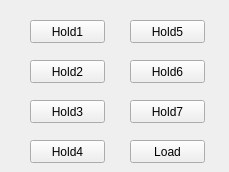
<?xml version="1.0" encoding="UTF-8"?>
<ui version="4.0">
 <class>Form</class>
 <widget class="QWidget" name="Form">
  <property name="geometry">
   <rect>
    <x>0</x>
    <y>0</y>
    <width>229</width>
    <height>172</height>
   </rect>
  </property>
  <property name="windowTitle">
   <string>Form</string>
  </property>
  <widget class="QPushButton" name="pushButton">
   <property name="geometry">
    <rect>
     <x>30</x>
     <y>20</y>
     <width>75</width>
     <height>23</height>
    </rect>
   </property>
   <property name="text">
    <string>Hold1</string>
   </property>
  </widget>
  <widget class="QPushButton" name="pushButton_2">
   <property name="geometry">
    <rect>
     <x>30</x>
     <y>60</y>
     <width>75</width>
     <height>23</height>
    </rect>
   </property>
   <property name="text">
    <string>Hold2</string>
   </property>
  </widget>
  <widget class="QPushButton" name="pushButton_3">
   <property name="geometry">
    <rect>
     <x>30</x>
     <y>100</y>
     <width>75</width>
     <height>23</height>
    </rect>
   </property>
   <property name="text">
    <string>Hold3</string>
   </property>
  </widget>
  <widget class="QPushButton" name="pushButton_4">
   <property name="geometry">
    <rect>
     <x>30</x>
     <y>140</y>
     <width>75</width>
     <height>23</height>
    </rect>
   </property>
   <property name="text">
    <string>Hold4</string>
   </property>
  </widget>
  <widget class="QPushButton" name="pushButton_5">
   <property name="geometry">
    <rect>
     <x>130</x>
     <y>20</y>
     <width>75</width>
     <height>23</height>
    </rect>
   </property>
   <property name="text">
    <string>Hold5</string>
   </property>
  </widget>
  <widget class="QPushButton" name="pushButton_6">
   <property name="geometry">
    <rect>
     <x>130</x>
     <y>60</y>
     <width>75</width>
     <height>23</height>
    </rect>
   </property>
   <property name="text">
    <string>Hold6</string>
   </property>
  </widget>
  <widget class="QPushButton" name="pushButton_7">
   <property name="geometry">
    <rect>
     <x>130</x>
     <y>100</y>
     <width>75</width>
     <height>23</height>
    </rect>
   </property>
   <property name="text">
    <string>Hold7</string>
   </property>
  </widget>
  <widget class="QPushButton" name="pushButton_8">
   <property name="geometry">
    <rect>
     <x>130</x>
     <y>140</y>
     <width>75</width>
     <height>23</height>
    </rect>
   </property>
   <property name="text">
    <string>Load</string>
   </property>
  </widget>
 </widget>
 <resources/>
 <connections/>
</ui>
